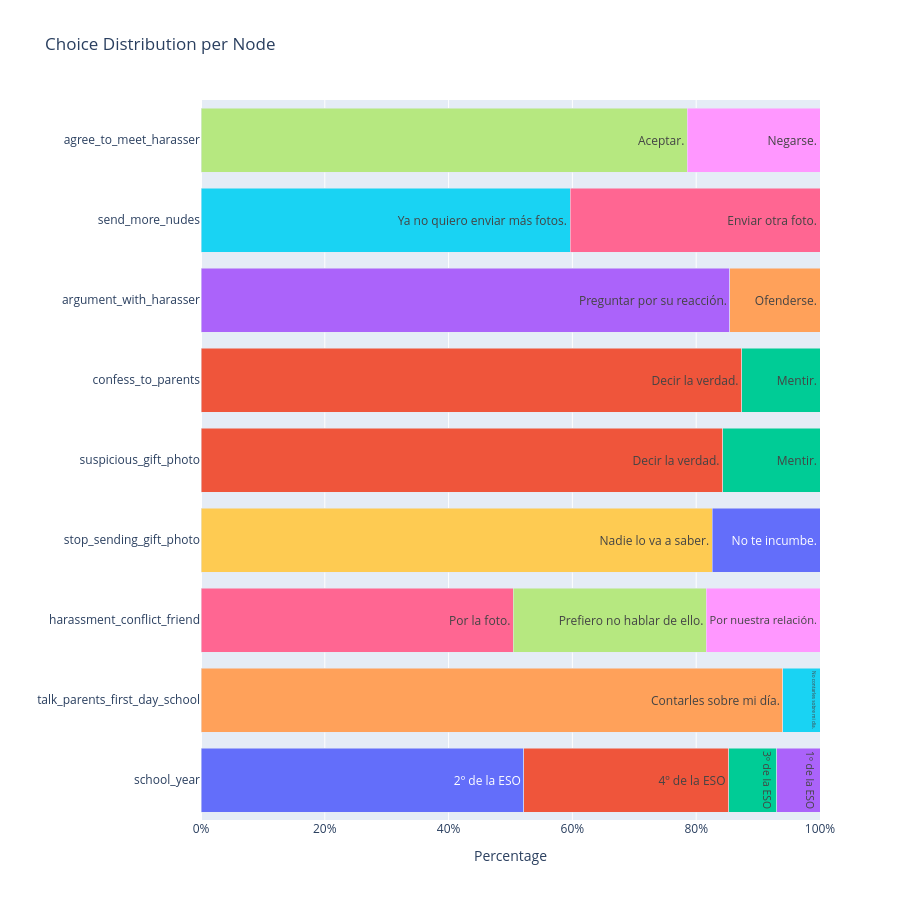

Notebook code for this chart:
### Code cell
fig = px.bar(
	df_nodes,
	x="percentage",
	y="keywords",
	color="option",
	orientation="h",
    text="option",
	hover_data={
		"percentage": ":.2f",
		"keywords": False
	},
	title="Choice Distribution per Node"
)

fig.update_layout(
    barmode="stack",
    yaxis_title="",
    xaxis_title="Percentage",
    height=900,
    showlegend=False,
    xaxis=dict(range=[0, 1], tickformat=".0%")
)

fig.update_traces(
    textposition="inside"
)

fig.show()

### Figure 1 — Plotly figure (JSON) as saved in the notebook; plotly's stock layout.template omitted (floating-point values rounded to 4 significant figures)
{"data": [{"hovertemplate": "option=%{text}<br>percentage=%{x:.2f}<extra></extra>", "legendgroup": "2º de la ESO", "marker": {"color": "#636efa", "pattern": {"shape": ""}}, "name": "2º de la ESO", "orientation": "h", "showlegend": true, "text": ["2º de la ESO"], "textposition": "inside", "type": "bar", "x": [0.5217], "xaxis": "x", "y": ["school_year"], "yaxis": "y"}, {"hovertemplate": "option=%{text}<br>percentage=%{x:.2f}<extra></extra>", "legendgroup": "4º de la ESO", "marker": {"color": "#EF553B", "pattern": {"shape": ""}}, "name": "4º de la ESO", "orientation": "h", "showlegend": true, "text": ["4º de la ESO"], "textposition": "inside", "type": "bar", "x": [0.3304], "xaxis": "x", "y": ["school_year"], "yaxis": "y"}, {"hovertemplate": "option=%{text}<br>percentage=%{x:.2f}<extra></extra>", "legendgroup": "3º de la ESO", "marker": {"color": "#00cc96", "pattern": {"shape": ""}}, "name": "3º de la ESO", "orientation": "h", "showlegend": true, "text": ["3º de la ESO"], "textposition": "inside", "type": "bar", "x": [0.07826], "xaxis": "x", "y": ["school_year"], "yaxis": "y"}, {"hovertemplate": "option=%{text}<br>percentage=%{x:.2f}<extra></extra>", "legendgroup": "1º de la ESO", "marker": {"color": "#ab63fa", "pattern": {"shape": ""}}, "name": "1º de la ESO", "orientation": "h", "showlegend": true, "text": ["1º de la ESO"], "textposition": "inside", "type": "bar", "x": [0.06957], "xaxis": "x", "y": ["school_year"], "yaxis": "y"}, {"hovertemplate": "option=%{text}<br>percentage=%{x:.2f}<extra></extra>", "legendgroup": "Contarles sobre mi día.", "marker": {"color": "#FFA15A", "pattern": {"shape": ""}}, "name": "Contarles sobre mi día.", "orientation": "h", "showlegend": true, "text": ["Contarles sobre mi día."], "textposition": "inside", "type": "bar", "x": [0.9402], "xaxis": "x", "y": ["talk_parents_first_day_school"], "yaxis": "y"}, {"hovertemplate": "option=%{text}<br>percentage=%{x:.2f}<extra></extra>", "legendgroup": "No contarles sobre mi día.", "marker": {"color": "#19d3f3", "pattern": {"shape": ""}}, "name": "No contarles sobre mi día.", "orientation": "h", "showlegend": true, "text": ["No contarles sobre mi día."], "textposition": "inside", "type": "bar", "x": [0.05983], "xaxis": "x", "y": ["talk_parents_first_day_school"], "yaxis": "y"}, {"hovertemplate": "option=%{text}<br>percentage=%{x:.2f}<extra></extra>", "legendgroup": "Por la foto.", "marker": {"color": "#FF6692", "pattern": {"shape": ""}}, "name": "Por la foto.", "orientation": "h", "showlegend": true, "text": ["Por la foto."], "textposition": "inside", "type": "bar", "x": [0.5046], "xaxis": "x", "y": ["harassment_conflict_friend"], "yaxis": "y"}, {"hovertemplate": "option=%{text}<br>percentage=%{x:.2f}<extra></extra>", "legendgroup": "Prefiero no hablar de ello.", "marker": {"color": "#B6E880", "pattern": {"shape": ""}}, "name": "Prefiero no hablar de ello.", "orientation": "h", "showlegend": true, "text": ["Prefiero no hablar de ello."], "textposition": "inside", "type": "bar", "x": [0.3119], "xaxis": "x", "y": ["harassment_conflict_friend"], "yaxis": "y"}, {"hovertemplate": "option=%{text}<br>percentage=%{x:.2f}<extra></extra>", "legendgroup": "Por nuestra relación.", "marker": {"color": "#FF97FF", "pattern": {"shape": ""}}, "name": "Por nuestra relación.", "orientation": "h", "showlegend": true, "text": ["Por nuestra relación."], "textposition": "inside", "type": "bar", "x": [0.1835], "xaxis": "x", "y": ["harassment_conflict_friend"], "yaxis": "y"}, {"hovertemplate": "option=%{text}<br>percentage=%{x:.2f}<extra></extra>", "legendgroup": "Nadie lo va a saber.", "marker": {"color": "#FECB52", "pattern": {"shape": ""}}, "name": "Nadie lo va a saber.", "orientation": "h", "showlegend": true, "text": ["Nadie lo va a saber."], "textposition": "inside", "type": "bar", "x": [0.8257], "xaxis": "x", "y": ["stop_sending_gift_photo"], "yaxis": "y"}, {"hovertemplate": "option=%{text}<br>percentage=%{x:.2f}<extra></extra>", "legendgroup": "No te incumbe.", "marker": {"color": "#636efa", "pattern": {"shape": ""}}, "name": "No te incumbe.", "orientation": "h", "showlegend": true, "text": ["No te incumbe."], "textposition": "inside", "type": "bar", "x": [0.1743], "xaxis": "x", "y": ["stop_sending_gift_photo"], "yaxis": "y"}, {"hovertemplate": "option=%{text}<br>percentage=%{x:.2f}<extra></extra>", "legendgroup": "Decir la verdad.", "marker": {"color": "#EF553B", "pattern": {"shape": ""}}, "name": "Decir la verdad.", "orientation": "h", "showlegend": true, "text": ["Decir la verdad.", "Decir la verdad."], "textposition": "inside", "type": "bar", "x": [0.8426, 0.8732], "xaxis": "x", "y": ["suspicious_gift_photo", "confess_to_parents"], "yaxis": "y"}, {"hovertemplate": "option=%{text}<br>percentage=%{x:.2f}<extra></extra>", "legendgroup": "Mentir.", "marker": {"color": "#00cc96", "pattern": {"shape": ""}}, "name": "Mentir.", "orientation": "h", "showlegend": true, "text": ["Mentir.", "Mentir."], "textposition": "inside", "type": "bar", "x": [0.1574, 0.1268], "xaxis": "x", "y": ["suspicious_gift_photo", "confess_to_parents"], "yaxis": "y"}, {"hovertemplate": "option=%{text}<br>percentage=%{x:.2f}<extra></extra>", "legendgroup": "Preguntar por su reacción.", "marker": {"color": "#ab63fa", "pattern": {"shape": ""}}, "name": "Preguntar por su reacción.", "orientation": "h", "showlegend": true, "text": ["Preguntar por su reacción."], "textposition": "inside", "type": "bar", "x": [0.8545], "xaxis": "x", "y": ["argument_with_harasser"], "yaxis": "y"}, {"hovertemplate": "option=%{text}<br>percentage=%{x:.2f}<extra></extra>", "legendgroup": "Ofenderse.", "marker": {"color": "#FFA15A", "pattern": {"shape": ""}}, "name": "Ofenderse.", "orientation": "h", "showlegend": true, "text": ["Ofenderse."], "textposition": "inside", "type": "bar", "x": [0.1455], "xaxis": "x", "y": ["argument_with_harasser"], "yaxis": "y"}, {"hovertemplate": "option=%{text}<br>percentage=%{x:.2f}<extra></extra>", "legendgroup": "Ya no quiero enviar más fotos.", "marker": {"color": "#19d3f3", "pattern": {"shape": ""}}, "name": "Ya no quiero enviar más fotos.", "orientation": "h", "showlegend": true, "text": ["Ya no quiero enviar más fotos."], "textposition": "inside", "type": "bar", "x": [0.5962], "xaxis": "x", "y": ["send_more_nudes"], "yaxis": "y"}, {"hovertemplate": "option=%{text}<br>percentage=%{x:.2f}<extra></extra>", "legendgroup": "Enviar otra foto.", "marker": {"color": "#FF6692", "pattern": {"shape": ""}}, "name": "Enviar otra foto.", "orientation": "h", "showlegend": true, "text": ["Enviar otra foto."], "textposition": "inside", "type": "bar", "x": [0.4038], "xaxis": "x", "y": ["send_more_nudes"], "yaxis": "y"}, {"hovertemplate": "option=%{text}<br>percentage=%{x:.2f}<extra></extra>", "legendgroup": "Aceptar.", "marker": {"color": "#B6E880", "pattern": {"shape": ""}}, "name": "Aceptar.", "orientation": "h", "showlegend": true, "text": ["Aceptar."], "textposition": "inside", "type": "bar", "x": [0.7857], "xaxis": "x", "y": ["agree_to_meet_harasser"], "yaxis": "y"}, {"hovertemplate": "option=%{text}<br>percentage=%{x:.2f}<extra></extra>", "legendgroup": "Negarse.", "marker": {"color": "#FF97FF", "pattern": {"shape": ""}}, "name": "Negarse.", "orientation": "h", "showlegend": true, "text": ["Negarse."], "textposition": "inside", "type": "bar", "x": [0.2143], "xaxis": "x", "y": ["agree_to_meet_harasser"], "yaxis": "y"}], "layout": {"barmode": "stack", "height": 900, "legend": {"title": {"text": "option"}, "tracegroupgap": 0}, "showlegend": false, "title": {"text": "Choice Distribution per Node"}, "xaxis": {"anchor": "y", "domain": [0, 1], "range": [0, 1], "tickformat": ".0%", "title": {"text": "Percentage"}}, "yaxis": {"anchor": "x", "domain": [0, 1], "title": {"text": ""}}}}
